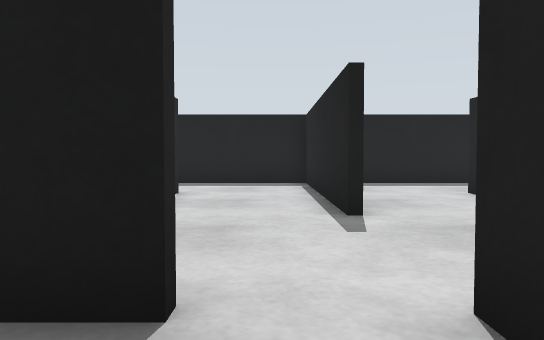
view 1 (above)

18 first-person views from a walk through a Gazebo world. The camera is 0.39 m above the floor, tilts 2° down and sees 70° across. The floor is counted in squares, 0.5 m on a side. Each view is taken from the middle of a square. On the plan, view 1 faces up. The plan holds only what a view shows up to about 12 squares ahead; the rest is blank. The place goes on beyond the plan.

view 2
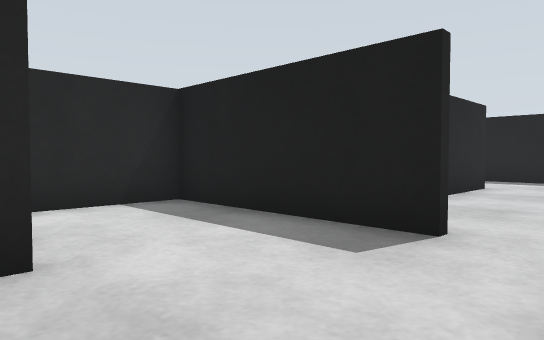

view 3
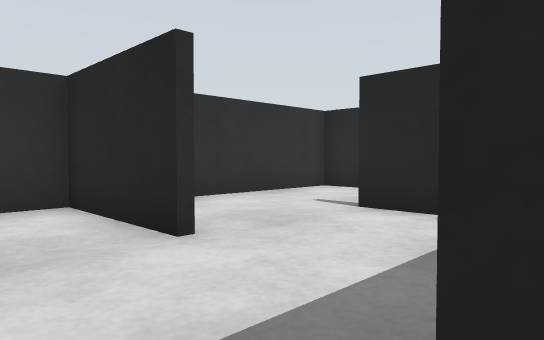

view 4
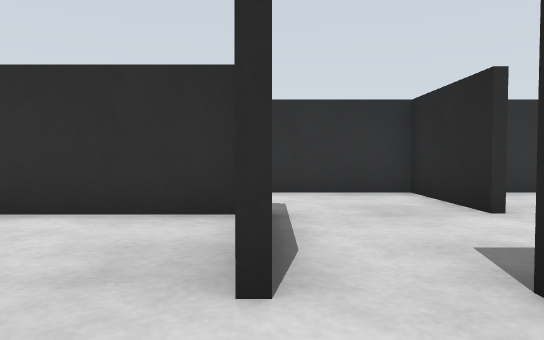

view 5
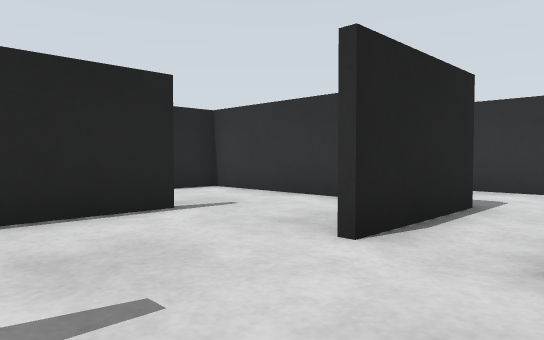

view 6
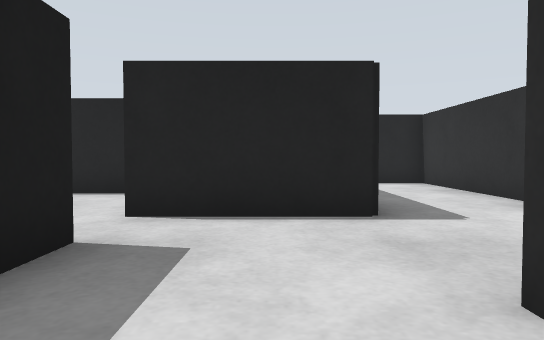

view 7
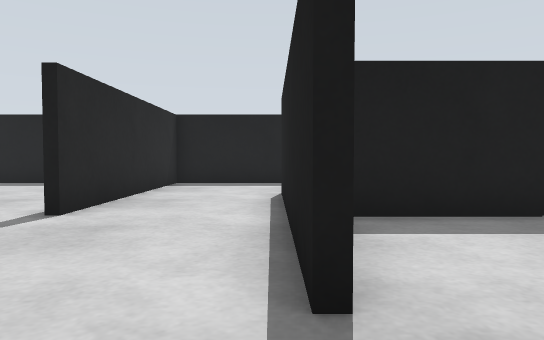

view 8
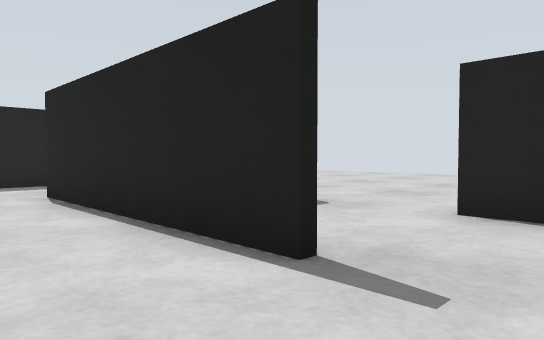

view 9
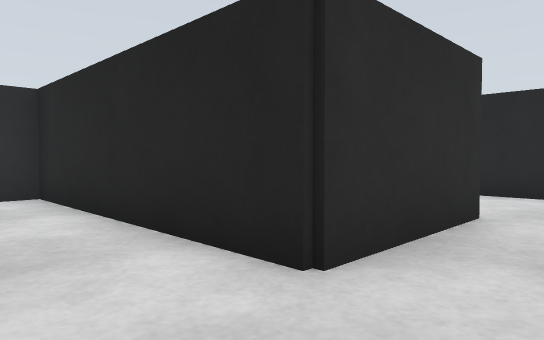

view 10
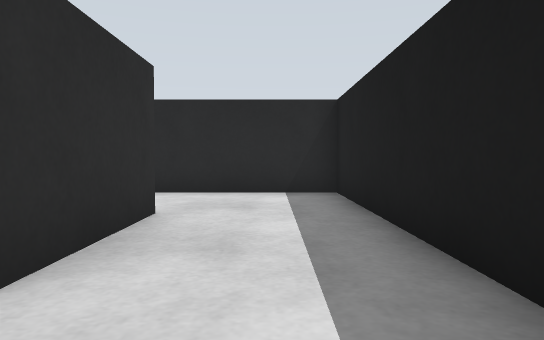

view 11
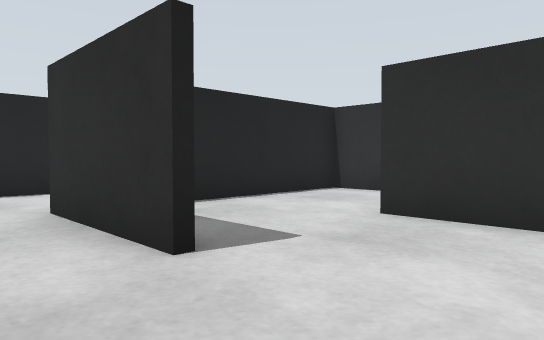

view 12
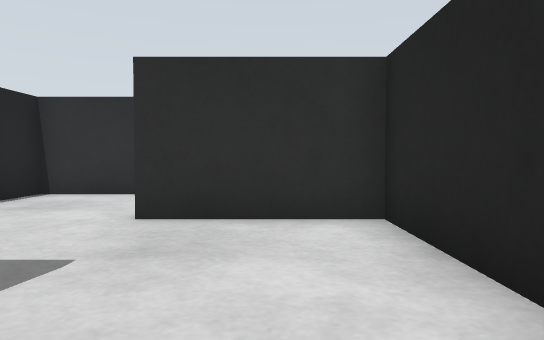

view 13
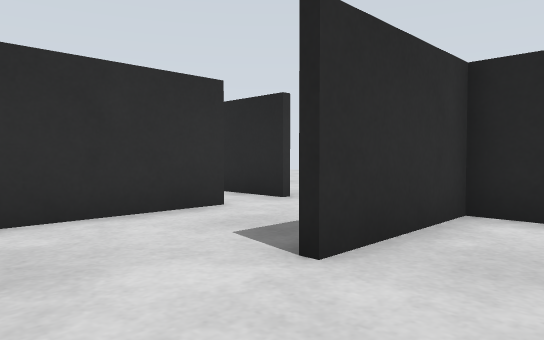

view 14
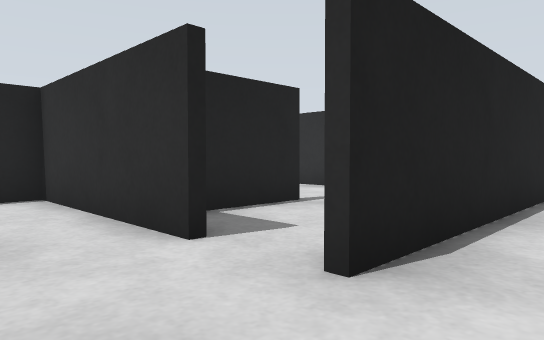

view 15
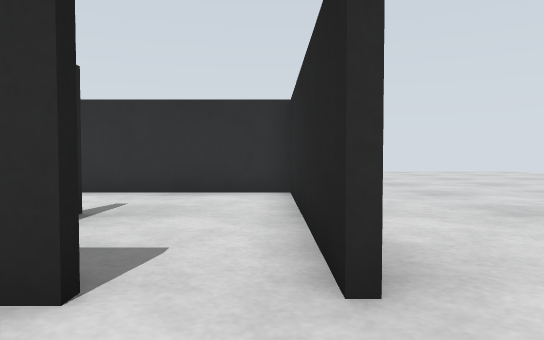

view 16
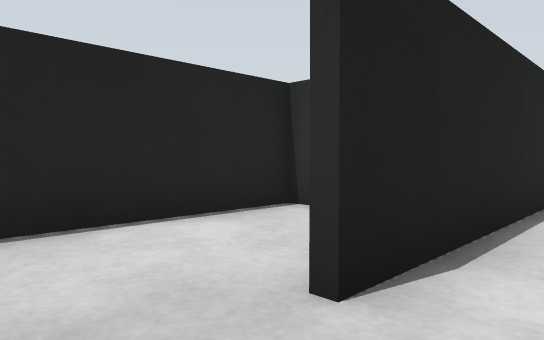

view 17
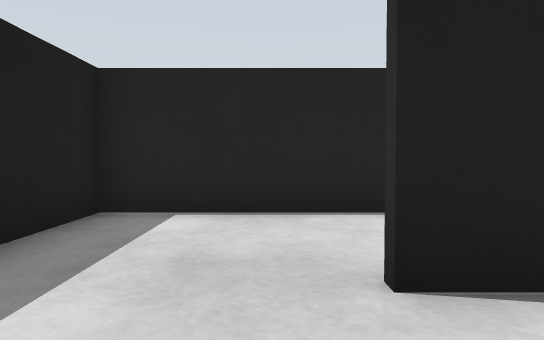

view 18
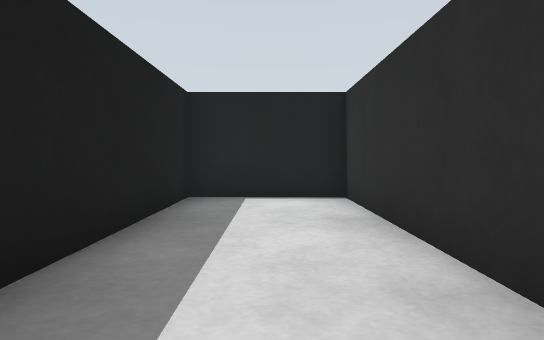

### Floor plan
Points are (right, up) in squares from view 1. A wall is a line through its corners. A room is listed if a view was taken in it or the views show most of it. See-through windows are left out.
Room 1 (views 1, 2, 6, 18)
walls: (-2, -1.2) (-2, -4.4) (7.4, -4.4) (7.4, -1.4) (2.2, -1.4); (1, -1.5) (1, 2); (-0.4, 1.8) (-5.2, 1.8) (-5.2, -1.4); (-5.4, -1.4) (-5.4, 0.8); (-8.4, 2) (-8.4, -4.4) (-2.6, -4.4)
ways out: opening at (0, 1) to room 2; opening at (-7.5, 2) to room 3
Room 2 (views 3, 4, 5, 7, 8, 9, 10, 11, 12, 13, 16, 17)
walls: (1, 5) (1, 11.5); (-2.2, 1.9) (-2.2, 6.2); (-5.4, 8.4) (-2, 8.4) (-2, 2); (1.2, 11.5) (1.2, 5); (-5.5, 2) (-1.4, 2); (4.2, 1.9) (4.2, 8.4); (1.4, -1.2) (4.4, -1.2); (4.4, 11.4) (-8.4, 11.4) (-8.4, 5.2) (-5.2, 5.2)
ways out: opening at (0, 1) to room 1; opening at (-6, 3.5) to room 3; opening at (4, 0.5) to room 4; opening at (4, 9.5) to room 5
Room 3 (views 14, 15)
walls: (-7, 2) (-5.5, 2); (-8.6, -4) (-8.6, 2)
ways out: opening at (-7.5, 2) to room 1; opening at (-6, 3.5) to room 2
Room 4 (no view inside)
walls: (7.5, 5) (5, 5); (4.4, -1.2) (7.4, -1.2) (7.4, 2)
ways out: opening at (4, 0.5) to room 2
Room 5 (no view inside)
walls: (7.4, 5.2) (7.4, 11.4) (4.4, 11.4)
ways out: opening at (4, 9.5) to room 2

Where each view was taken, in squares from view 1:
view 1: 0 up, 0 right, facing up
view 2: 2 down, 1 right, facing up-left
view 3: 2 up, 0 right, facing down-left
view 4: 4 up, 1 right, facing down
view 5: 5 up, 1 left, facing down-right
view 6: 0 up, 4 left, facing right
view 7: 0 up, 4 right, facing up
view 8: 0 up, 2 right, facing up-right
view 9: 10 up, 0 right, facing down-left
view 10: 10 up, 0 right, facing left
view 11: 10 up, 8 left, facing down-right
view 12: 10 up, 7 left, facing down
view 13: 7 up, 3 left, facing down-left
view 14: 4 up, 10 left, facing down-right
view 15: 4 up, 8 left, facing down
view 16: 10 up, 3 right, facing down-right
view 17: 9 up, 2 right, facing right
view 18: 3 down, 0 right, facing right
